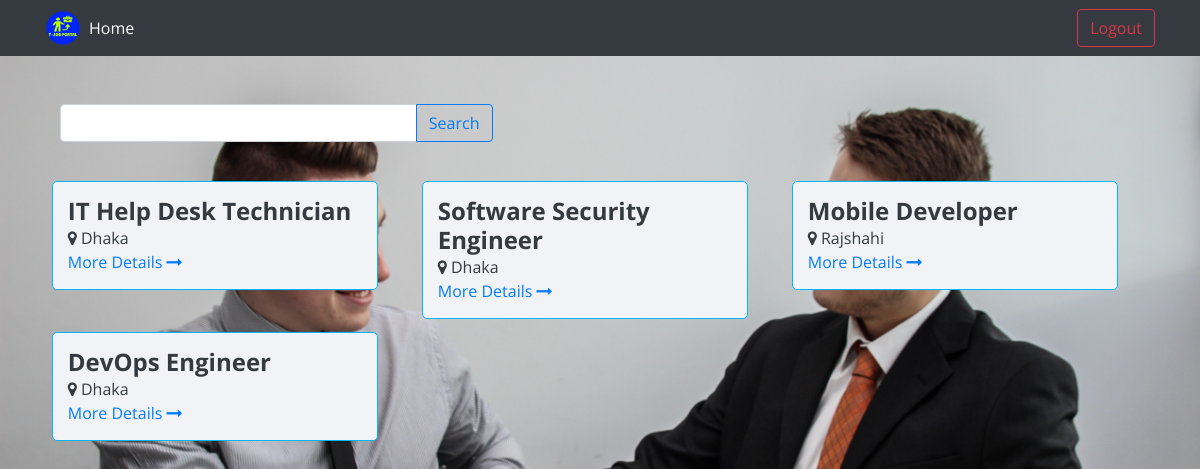
Page /job-portal-main/jobdash.php on the committed database.
### tables this page shows
CREATE TABLE `job` (
  `job_id` int(11) NOT NULL,
  `jobtitle` varchar(120) NOT NULL,
  `jobdes` mediumtext NOT NULL,
  `jobreq` mediumtext NOT NULL,
  `jobcity` varchar(30) NOT NULL,
  `jobcat` varchar(20) NOT NULL,
  `jobtype` varchar(50) NOT NULL,
  `employee_user_name` varchar(20) NOT NULL
);

### job-portal-main/jobdash.php (the view, shortened to what this page needs)
<?php
    include 'conn.php';
    $sql="SELECT * FROM job";
    $result=mysqli_query($conn,$sql);
    if(isset($_POST['search'])){
        $svalue=$_POST['svalue'];
        $sql="SELECT * FROM job WHERE CONCAT(jobtitle) LIKE '%$svalue%'";
        $result=mysqli_query($conn,$sql);
    }else{
        $sql="SELECT * FROM job";
        $result=mysqli_query($conn,$sql);
    }
?>
<!DOCTYPE html>
<html lang="en">
<head>
	<link rel="stylesheet" type="text/css" href="css/font-awesome.min.css">
	<link rel="stylesheet" type="text/css" href="css/bootstrap.min.css">
	<link rel="stylesheet" type="text/css" href="css/style.css">
</head>
<body>
    <section>
        <div class="container mt-5">
            <div class="col-md-5">
                <form action="" method="post">
                    <div class="input-group mb-3">
                        <input type="text" class="form-control" name="svalue">
                        <div class="input-group-append">
                            <button class="btn btn-outline-primary" type="submit" name="search" >Search</button>
                        </div>
                    </div>
                </form>
            </div>
        </div>
    </section>
    <section>
        <div class="container mt-2">
            <div class="row">
                <div class="row col col-md-12">
                    <?php
                    while($row=mysqli_fetch_assoc($result))
                    {
                        $jobTitle = $row['jobtitle'];
                        $jobLoc = $row['jobcity'];
                        $jobId = $row['job_id'];
                        ?>
                        <div class="col-md-4">
                            <a href="apply.php?jobId=<?php echo $jobId?>">
                                <div class="card-stats">
                                <span class="h4 font-weight-bold text-dark"><?php echo $jobTitle ?></i></span>
                                    <div class="font-weight-normal text-dark"><i class="fa fa-map-marker mr-1" aria-hidden="true"></i><?php echo $jobLoc ?></div>
                                    <div class="font-weight-small">More Details<i class="fa fa-long-arrow-right ml-1" aria-hidden="true"></i></div>
                                </div>
                            </a>
                        </div>
                    <?php
                    }
                    ?>
                </div>
            </div>
        </div>
    </section>
</body>
</html>

### job-portal-main/css/style.css (style rules this page uses)
* { padding: 0px; margin: 0px; }
body { font-family: 'Open Sans', sans-serif; }
.card-stats { background-color: #f1f3f6; margin: 2%; padding: 15px; border-radius: 5px; border: 1px solid #02b6ff; cursor: pointer; }
a { text-decoration: none; }

### job-portal-main/jobdash.php (style rules this page uses)
body { background-image:url('img/bg2.jpg'); background-repeat: no-repeat; background-attachment: fixed; background-size: 100% 100%; }

### rows in the picture
job: jobtitle "IT Help Desk Technician", jobcity "Dhaka"
job: jobtitle "Software Security Engineer", jobcity "Dhaka"
job: jobtitle "Mobile Developer", jobcity "Rajshahi"
job: jobtitle "DevOps Engineer", jobcity "Dhaka"
